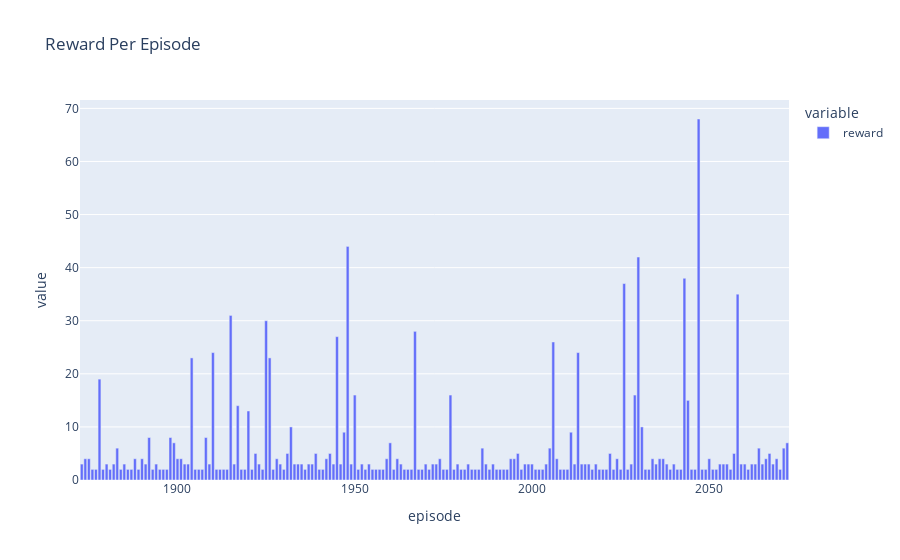

The cell this chart's notebook holds for it:
### Code cell
df = pd.DataFrame(
    data={
        "episode":out["all_done"].cumsum(),
        "reward": out["all_rewards"],
    },
)
df["episode"] = df["episode"].shift().fillna(0)
px.bar(df.groupby("episode").agg("sum").tail(200), title="Reward Per Episode")

### Figure 1 — Plotly figure (JSON) as saved in the notebook; plotly's stock layout.template omitted (floating-point values rounded to 4 significant figures; data arrays with more than 128 entries replaced by an {"elided": "..."} marker saying what was removed)
{"data": [{"alignmentgroup": "True", "hovertemplate": "variable=reward<br>episode=%{x}<br>value=%{y}<extra></extra>", "legendgroup": "reward", "marker": {"color": "#636efa", "pattern": {"shape": ""}}, "name": "reward", "offsetgroup": "reward", "orientation": "v", "showlegend": true, "textposition": "auto", "type": "bar", "x": {"elided": "200 int values"}, "xaxis": "x", "y": {"elided": "200 int values"}, "yaxis": "y"}], "layout": {"barmode": "relative", "legend": {"title": {"text": "variable"}, "tracegroupgap": 0}, "title": {"text": "Reward Per Episode"}, "xaxis": {"anchor": "y", "domain": [0, 1], "title": {"text": "episode"}}, "yaxis": {"anchor": "x", "domain": [0, 1], "title": {"text": "value"}}}}
